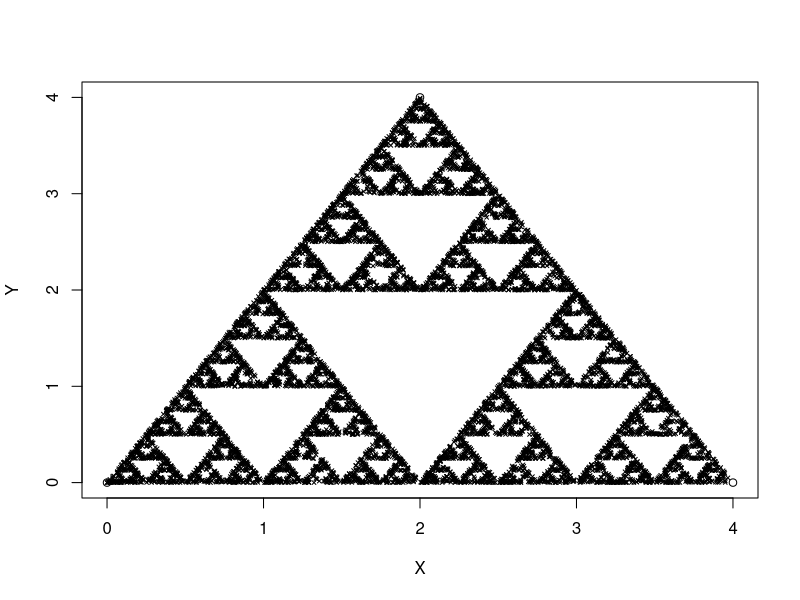

This chart was generated by the following R code:
#!/usr/bin/env Rscript

# ============================================================
# Script Name: sierpinski.R
# Description: Creates Sierpinski triangle through iterations of a simple rule
# Author: David Scott
# Created: 2018-01-29
#
# Usage:
#   Rscript scripts/sierpinski_triangle.R
#
# Dependencies:
#   - base R (no external packages required)
#
# Output:
#   - 
# ============================================================

# create Sierpinski triangle (gasket) through iterations of a simple rule

chaos_game <- function(){
  # create data frame of three initial points
  #df <- data.frame(letter = c("A", "B", "C"), x = c(0, 3, 4), y = c(0, 4, 1))
  df <- data.frame(letter = c("A", "B", "C"), x = c(0, 2, 4), y = c(0, 4, 0))
  # plot points on a graph
  plot(df$x, df$y, xlab = "X", ylab = "Y")
  # initialize point vector X
  Xpoint = xy.coords(0,0)
  # plot the point as an "x"
  points(Xpoint, pch = 4, cex = 0.5)
  for (i in 1:10000){
    # randomly sample three points in data frame (A, B, C)
    rowsamp <- df[sample(nrow(df), 1), ]
    # one point x halfway towards the sampled point
    x <- (rowsamp$x + Xpoint$x) / 2
    y <- (rowsamp$y + Xpoint$y) / 2
    # update location of X point
    Xpoint <- xy.coords(x, y)
    # replot in new location
    points(Xpoint, pch = 4, cex = 0.5)
  }
}

chaos_game()
